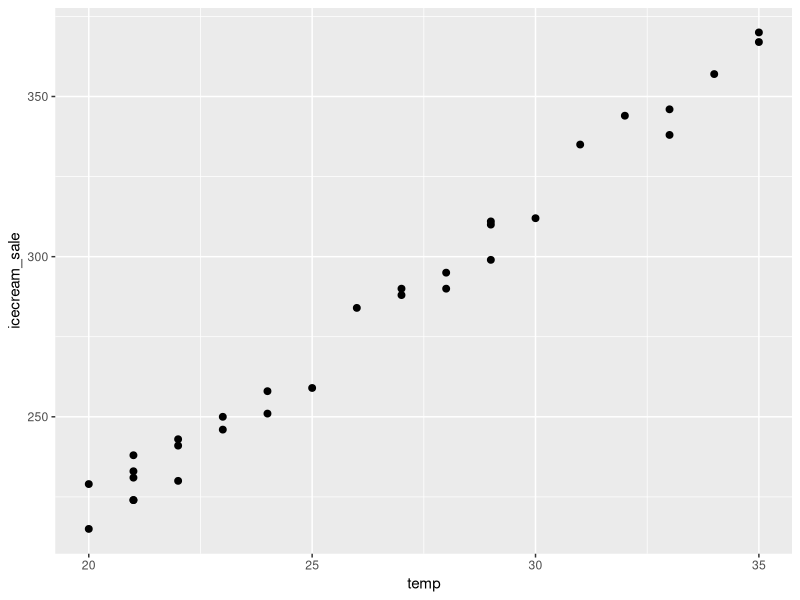
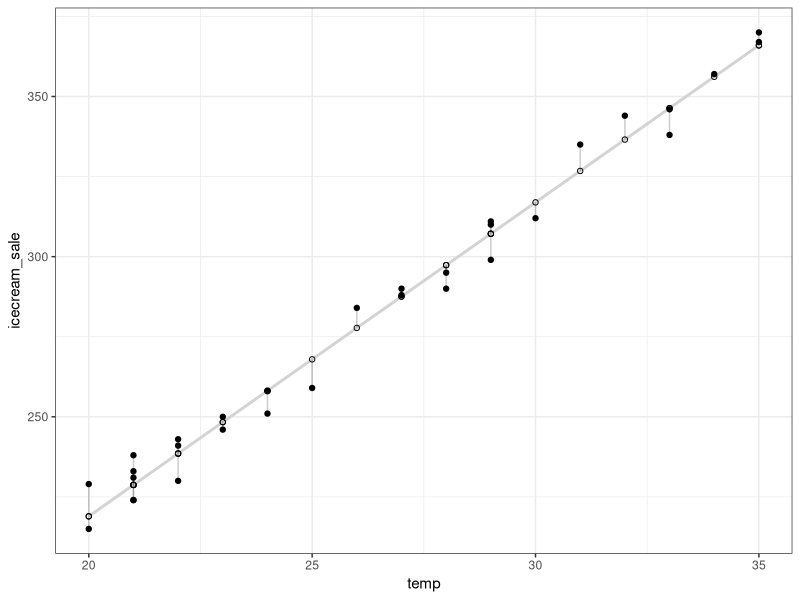

Recreate these plots in R, in order.
## ---- chunk 1
# Options to have images saved in the post folder
# And to disable symbols before output
knitr::opts_chunk$set(echo=F, message=F, fig.path = "", comment = "")

# # knitr hook to make images output use Hugo options
# knitr::knit_hooks$set(
#   plot = function(x, options) {
#     hugoopts <- options$hugoopts
#     paste0(
#       "{", "{<figure src=",
#       '"', x, '" ',
#       if (!is.null(hugoopts)) {
#         glue::glue_collapse(
#           glue::glue('{names(hugoopts)}="{hugoopts}"'),
#           sep = " "
#         )
#       },
#       ">}}\n"
#     )
#   }
# )

# knitr hook to use Hugo highlighting options
knitr::knit_hooks$set(
  source = function(x, options) {
  hlopts <- options$hlopts
    paste0(
      "```r ",
      if (!is.null(hlopts)) {
      paste0("{",
        glue::glue_collapse(
          glue::glue('{names(hlopts)}={hlopts}'),
          sep = ","
        ), "}"
        )
      },
      "\n", glue::glue_collapse(x, sep = "\n"), "\n```\n"
    )
  }
)


knitr::knit_hooks$set(plot = function(x,options) {
      base = knitr::opts_knit$get('base.url')
      if (is.null(base)) base = ''
      alt = ifelse (is.null(options$alt),"",options$alt)
      cap = ifelse (is.null(options$caption),"",options$caption)
      if (alt != ""){
        sprintf('![%s](%s%s "%s")', alt, base, x, cap)
      } else {
        sprintf('![%s](%s%s)', cap, base, x)  
        }
  })
## ---- chunk 2
library(tidyverse)
## ---- chunk 3
set.seed(6)
x <- sample(20:35, 31, replace=T)
b0 <- 17
b1 <- 10
sigma <- 5.2
eps <- rnorm(x, 0, sigma)
y <- floor(b0 + b1*x + eps) ## Simulate ice cream sales 
icecream <- data.frame(x, y)
colnames(icecream) <- c('temp', 'icecream_sale')
icecream %>% slice_sample(n = 5)
## ---- chunk 4
(scatter_icecream <- ggplot(icecream, aes(x = temp, y = icecream_sale)) + geom_point(size = 2))
## ---- chunk 5
reg_sale <- lm(icecream_sale ~ temp, data = icecream)
summary(reg_sale)
## ---- chunk 6
icecream$predicted <- predict(reg_sale)
icecream$residuals <- residuals(reg_sale)
ggplot(icecream, aes(x = temp, y = icecream_sale)) +
  geom_smooth(method = "lm", se = FALSE, color = "lightgrey") +  # Plot regression slope
  geom_segment(aes(xend = temp, yend = predicted), alpha = .2) +  # alpha to fade lines
  geom_point() +
  geom_point(aes(y = predicted), shape = 1) +
  theme_bw()
